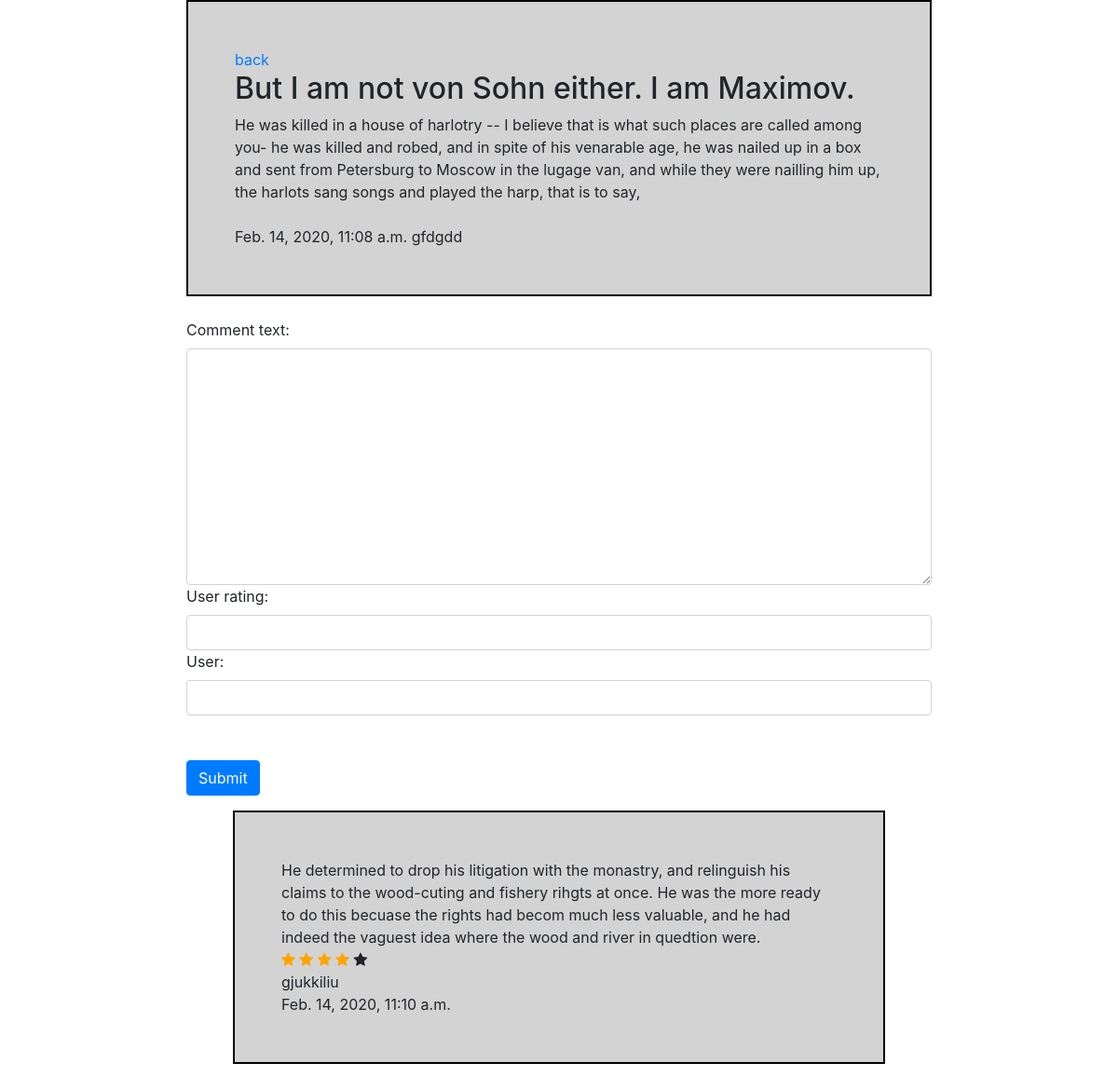
The app's page /myapp/detail/4 with its own data.
### myapp/models.py (models this page shows, shortened)
class Blog(models.Model):
    blog_title = models.CharField(max_length=100)
    blog_text = models.TextField()
    created_on = models.DateTimeField(auto_now_add=True)
    updated_on = models.DateTimeField(auto_now=True)
    user = models.CharField(max_length=100)

class Comment(models.Model):
    comment_text = models.TextField()
    user_rating = models.IntegerField(default=0)
    created_on = models.DateTimeField(auto_now_add=True)
    user = models.CharField(max_length=100)
    blog = models.ForeignKey(Blog, on_delete=models.CASCADE)

### myapp/views.py (the view)
# urls.py: path('detail/<int:blog_id>', views.detail, name='detail'),
def detail(request, blog_id):
    context = {}
    if request.method == 'POST':
        form = CommentForm(request.POST)
        if form.is_valid():
            form.save(blog_id)
        else:
            context['error_message'] = "You didn't insert some input."
    else:
        form = CommentForm()
    blog = get_object_or_404(Blog, pk=blog_id)
    context['blog'] = blog
    context['form'] = form
    context['star_num'] = range(5)
    return render(request, 'myapp/detail.html', context)

### myapp/forms.py (shortened to what this page needs)
class CommentForm(forms.Form):
    comment_text = forms.CharField(widget=forms.Textarea())
    user_rating = forms.IntegerField(widget=Stars)
    user = forms.CharField()

### myapp/templates/myapp/detail.html (shortened to what this page needs)
<head>
  <link rel="stylesheet" href="https://maxcdn.bootstrapcdn.com/bootstrap/4.0.0-beta/css/bootstrap.min.css">
  <link rel="stylesheet" href="https://cdnjs.cloudflare.com/ajax/libs/font-awesome/4.7.0/css/font-awesome.min.css">
</head>
{% load widget_tweaks %}
{% block content %}
<div class="blog">
    <a href="{% url 'index'%}">back<a>
    <h2>{{ blog.blog_title }}</h2>
    {{ blog.blog_text }}</br></br>
    {{ blog.updated_on }}&nbsp;{{ blog.user }}
</div></br>
    <form method="post">
        {% for field in form.visible_fields %}
        <div class="form-group">
            {{ field.label_tag }}
            {% if form.is_bound %}
                {% if field.errors %}
                    {% render_field field class="form-control is-invalid" %}
                    {% for error in field.errors %}
                    <div class="invalid-feedback">
                        {{ error }}
                    </div>
                    {% endfor %}
                {% else %}
                    {% render_field field class="form-control is-valid" %}
                {% endif %}
            {% else %}
                {% render_field field class="form-control" %}
            {% endif %}
        {% endfor %}</br>
        </br><button type="submit" class="btn btn-primary">Submit</button>
        </div>
    </form>
    {% for comment in blog.comment_set.all %}
        <div class="comment">
            {{ comment.comment_text }}</br>
            {% for star in star_num %}
                <span class="fa fa-star {% if star < comment.user_rating %}checked{% endif %}"></span>
            {% endfor %}</br>
            {{ comment.user }}</br>
            {{ comment.created_on }}
        </div></br>
    {% endfor %}
{% endblock %}

### myapp/templates/myapp/detail.html (style rules this page uses)
div { width: 800px; margin: auto; }
div.blog { background-color: lightgrey; border: 2px solid black; padding: 50px; }
div.comment { background-color: lightgrey; border: 2px solid black; padding: 50px; width: 700px; }
.checked { color: orange; }

### records on screen
Blog: blog_title "But I am not von Sohn either. I am Maximov.", blog_text "He was killed in a house of harlotry -- I believe that is what such places are called among you- he was killed and robed, and in spite of his venarable age, he was nailed up in a box and sent from Petersburg to Moscow in the lugage van, and while they were nailling him up, the harlots sang songs and played the harp, that is to say,", updated_on "Feb. 14, 2020, 11:08 a.m.", user "gfdgdd"
Comment: comment_text "He determined to drop his litigation with the monastry, and relinguish his claims to the wood-cuting and fishery rihgts at once. He was the more ready to do this becuase the rights had becom much less valuable, and he had indeed the vaguest idea where the wood and river in quedtion were.", user_rating 4 (drawn), user "gjukkiliu", created_on "Feb. 14, 2020, 11:10 a.m."

### other values on screen
{{ field.label_tag }} "Comment text:" "User rating:" "User:"
